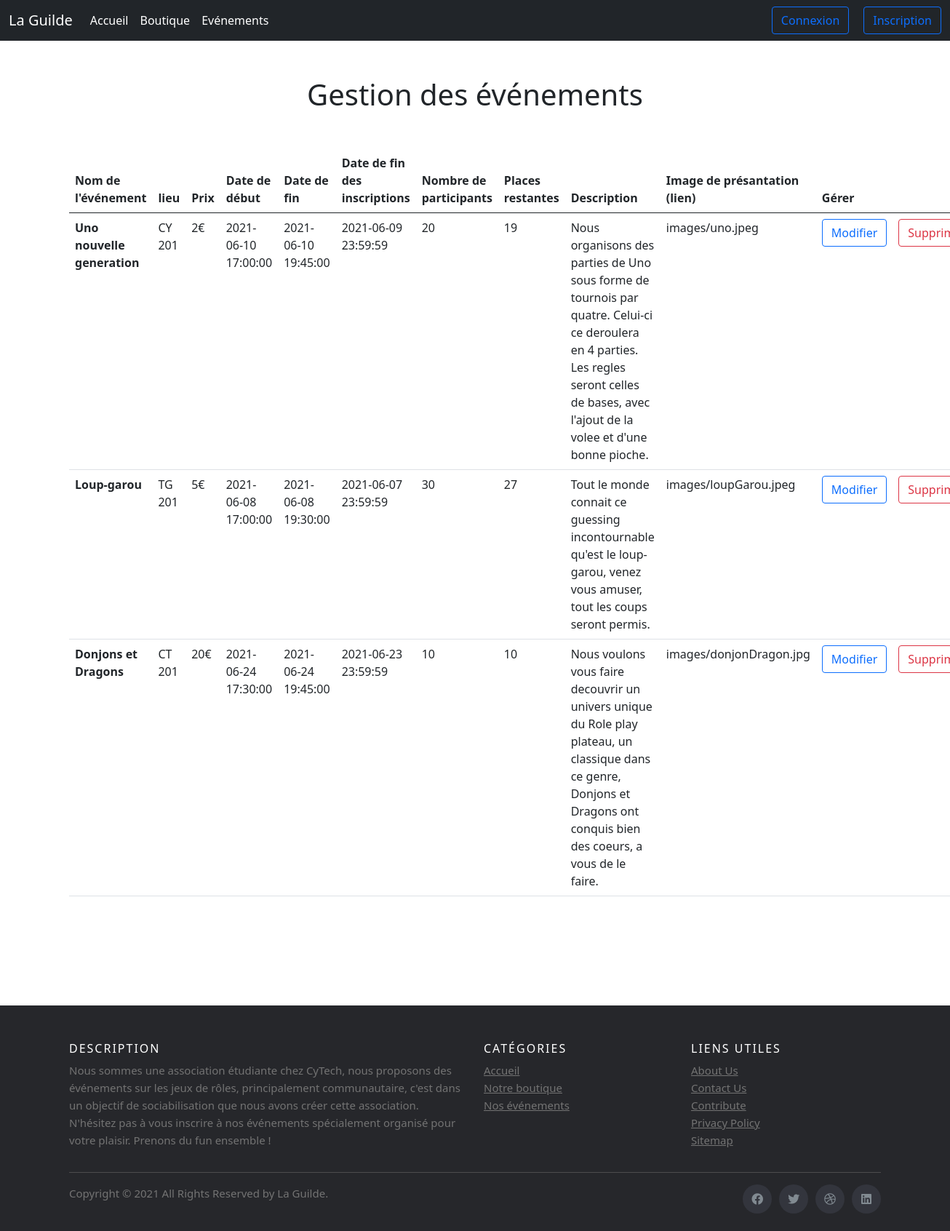
Screenshot of /gestionEvenements.php with the database file from the repository.
### tables this page shows
CREATE TABLE IF NOT EXISTS `evenements` (
  `id` int(11) NOT NULL AUTO_INCREMENT,
  `nom` varchar(100) NOT NULL,
  `prix` varchar(10) NOT NULL,
  `dateDebut` datetime DEFAULT NULL,
  `lien_image` varchar(100) NOT NULL,
  `description` text NOT NULL,
  `lieu` text NOT NULL,
  `dateFin` datetime DEFAULT NULL,
  `nombreParticipants` int(10) NOT NULL,
  `dateLimiteInscription` datetime DEFAULT NULL,
  `placesRestantes` int(10) NOT NULL,
  PRIMARY KEY (`id`)
);

### gestionEvenements.php (the view, shortened to what this page needs)
<?php
	 		      $servname = 'localhost';
            $dbname = 'projetinfo1';
            $user = 'root';
            $pass = '';
            try{
                $dbco = new PDO("mysql:host=$servname;dbname=$dbname", $user, $pass);
                $dbco->setAttribute(PDO::ATTR_ERRMODE, PDO::ERRMODE_EXCEPTION);
            }
            catch(PDOException $e){
              echo "Erreur : " . $e->getMessage();
            }
            $sql = 'SELECT * FROM evenements';
            $query = $dbco->prepare($sql);
            $query->execute();
            $Reponse = $query->fetchAll();
            $end_tab = end($Reponse);
?>
<!DOCTYPE html>
<html>
  <head>
    <link href="https://cdn.jsdelivr.net/npm/bootstrap@5.0.1/dist/css/bootstrap.min.css" rel="stylesheet">
    <link rel="stylesheet" type="text/css" href="css/accueil.css">
    <link rel="stylesheet" type="text/css" href="css/footer.css">
	<link rel="stylesheet" href="https://use.fontawesome.com/releases/v5.15.3/css/all.css">
  </head>
  <body>
<?php include 'menu.php'; ?>
<div class="container" style="margin-bottom: 150px;">
    <div class="row center">
        <h1 class="text-center title-top"> Gestion des événements </h1>
    </div>
    <div>
        <table class="table">
            <thead>
                <tr>
                <th scope="col">Nom de l'événement</th>
                <th scope="col">lieu</th>
                <th scope="col">Prix</th>
                <th scope="col">Date de début</th>
                <th scope="col">Date de fin</th>
                <th scope="col">Date de fin des inscriptions</th>
                <th scope="col">Nombre de participants</th>
                <th scope="col">Places restantes</th>
                <th scope="col">Description</th>
                <th scope="col">Image de présantation (lien)</th>
                <th colspan="2">Gérer</th>
                </tr>
            </thead>
            <tbody>
            <?php
                    for($i=0 ; $i <= $nbElement = count($Reponse) ; $i++) {
                        if(isset($Reponse[$i])) { ?>
                            <tr>
                            <th scope="row"><?php echo($Reponse[$i]['nom']); ?></th>
                            <td><?php echo($Reponse[$i]['lieu']); ?></td>
                            <td><?php echo($Reponse[$i]['prix']); ?>€</td>
                            <td><?php echo($Reponse[$i]['dateDebut']); ?></td>
                            <td><?php echo($Reponse[$i]['dateFin']); ?></td>
                            <td><?php echo($Reponse[$i]['dateLimiteInscription']); ?></td>
                            <td><?php echo($Reponse[$i]['nombreParticipants']); ?></td>
                            <td><?php echo($Reponse[$i]['placesRestantes']); ?></td>
                            <td><?php echo($Reponse[$i]['description']); ?></td>
                            <td><?php echo($Reponse[$i]['lien_image']); ?></td>
                            <form action="gestionEvenementsModif.php" method="post"><td><button type="submit"  name="<?php echo ($Reponse[$i]['id'])?>" class="btn btn-outline-primary">Modifier</button>
                            </td></form>
                            <form action="gestionEvenements.php" method="post"><td><button type="submit" name="<?php echo ($Reponse[$i]['id'])?>" class="btn btn-outline-danger">Supprimer</button></td></form>
                            </tr>
                        <?php }
                    }
                    ?>
            </tbody>
        </table>
    </div>
</div>
<?php include 'footer.php' ?>
</body>
</html>

### css/accueil.css (style rules this page uses)
body { scroll-behavior: smooth; }
.title-top { margin-top: 50px; margin-bottom: 50px; }

### rows the page displays
evenements: nom "Uno nouvelle generation", lieu "CY 201", prix "2", dateDebut "2021-06-10 17:00:00", dateFin "2021-06-10 19:45:00", dateLimiteInscription "2021-06-09 23:59:59", nombreParticipants "20", placesRestantes "19", description "Nous organisons des parties de Uno sous forme de tournois par quatre. Celui-ci ce deroulera en 4 parties. Les regles seront celles de bases, avec l'ajout de la volee et d'une bonne pioche.", lien_image "images/uno.jpeg"
evenements: nom "Loup-garou", lieu "TG 201", prix "5", dateDebut "2021-06-08 17:00:00", dateFin "2021-06-08 19:30:00", dateLimiteInscription "2021-06-07 23:59:59", nombreParticipants "30", placesRestantes "27", description "Tout le monde connait ce guessing incontournable qu'est le loup-garou, venez vous amuser, tout les coups seront permis.", lien_image "images/loupGarou.jpeg"
evenements: nom "Donjons et Dragons", lieu "CT 201", prix "20", dateDebut "2021-06-24 17:30:00", dateFin "2021-06-24 19:45:00", dateLimiteInscription "2021-06-23 23:59:59", nombreParticipants "10", placesRestantes "10", description "Nous voulons vous faire decouvrir un univers unique du Role play plateau, un classique dans ce genre, Donjons et Dragons ont conquis bien des coeurs, a vous de le faire.", lien_image "images/donjonDragon.jpg"
